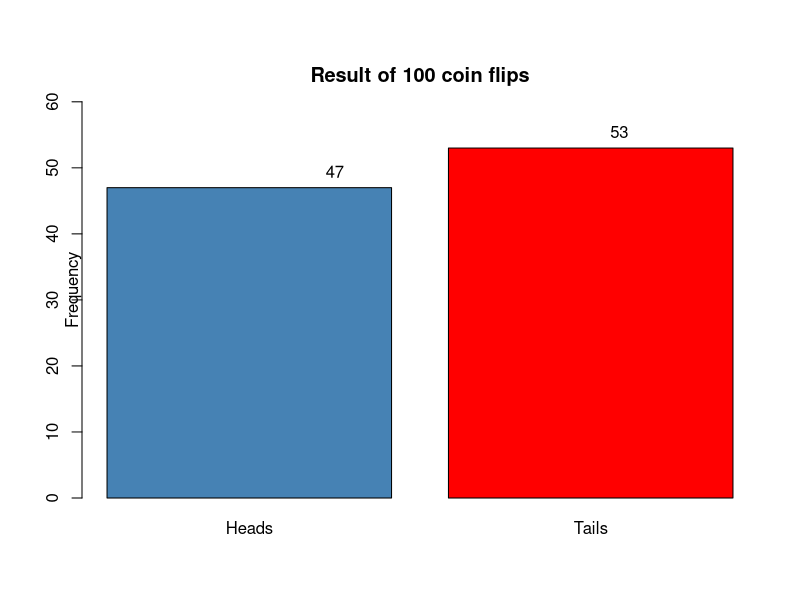

Recreate this plot in R.
# -------------------------------------------------
# 1. Parameters
n <- 100                       # number of coin flips

# -------------------------------------------------
# 2. Simulate the 100 flips (1 = heads, 0 = tails)
set.seed(123)                  # optional, for reproducibility
flips <- rbinom(n, size = 1, prob = 0.5)

# -------------------------------------------------
# 3. Count heads and tails
heads  <- sum(flips == 1)
tails  <- sum(flips == 0)
counts <- c(Heads = heads, Tails = tails)

# -------------------------------------------------
# 4. Simple bar plot
barplot(counts,
        col        = c("steelblue", "red"),
        main       = "Result of 100 coin flips",
        line       = 0,
        ylab       = "Frequency",
        ylim       = c(0, max(counts) + 10))

# optional: add the exact numbers on top of each bar
text(x = seq_along(counts),
     y = counts,
     label = counts,
     pos = 3)
